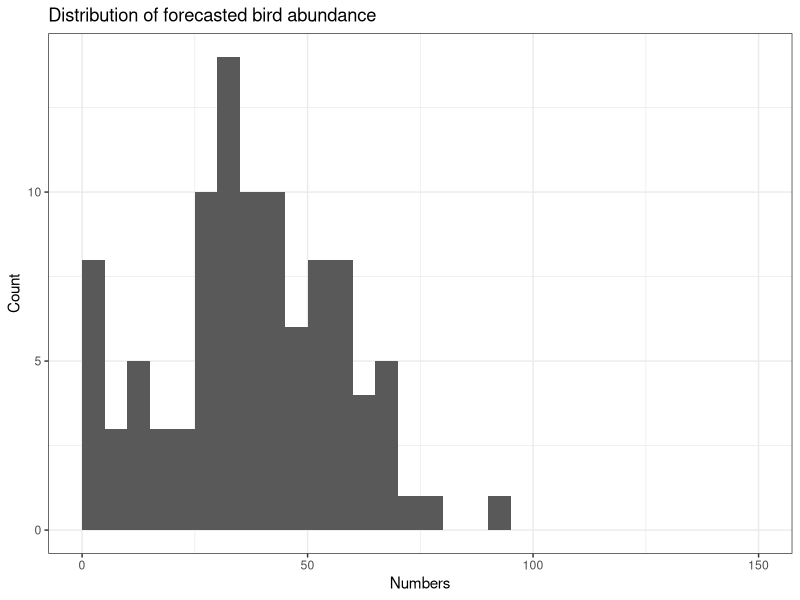
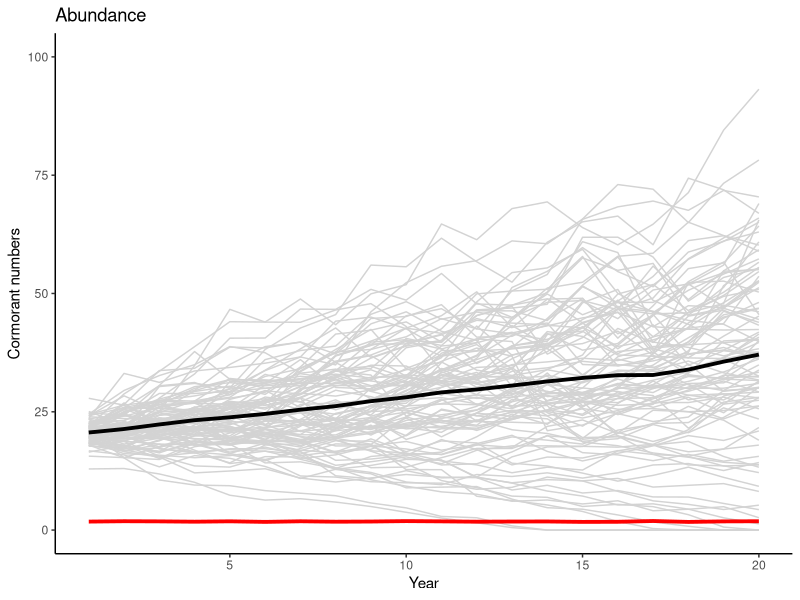
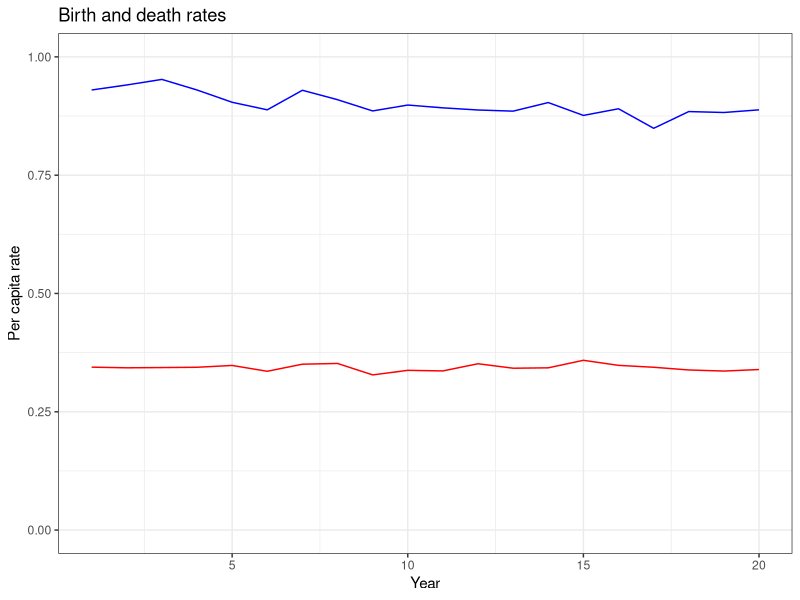
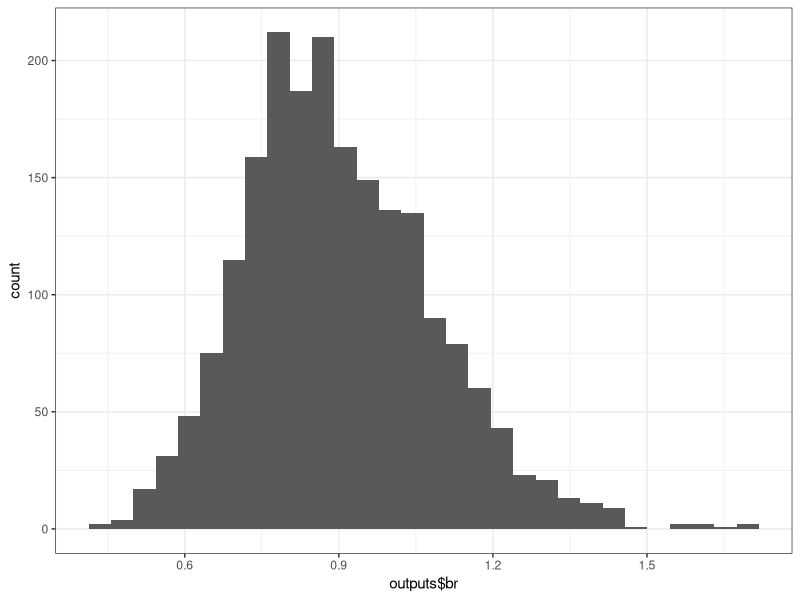

Reproduce these figures in R, in order.
# Use the cormorant model and add:

# 1. stochastic winter severity index using a gamma distribution 
#    simulate death rate as linearly related to winter severity
# 2. lognormally distributed stochastic variation in birth rate, same as earlier
# 3. normal distribution of cull levels, same as assignment 3.2

# Set an objective for controlled abundance level and determine the largest 
# target cull amount that meets the objective 90% of the time.

# Use 20 year simulations
# Record the final abundance
# Set a target based on the lower 20th percentile of final abundance
# Calculate the variance in this value among replicate simulations
# Estimate a target number of simulations to get an estimate of the 20th percentile that is +/- 10%

library(ggplot2)

# Simulation controls
nsims <- 100
nyears <- 20
simyears <- nsims * nyears

# Define variables for processes
# Birth rate
a <- 1
b <- .0046
br_sd <- .2

# Death rate
# Gamma with mean ~ 6, variance ~ 18, 90% between 1 and 14
g_shape <- 2  # gamma shape
g_scale <- 3  # gamma scale
ws_slope <- .0154  # winter severity slope
ws_int <- .25    # winter severity intercept

# Harvest
hm <- 1.8  # average harvest or culling rate (1000s)
hsd <- .4 * hm # standard deviation of harvest: cv = .4

# Assignment 3.4 - Part 3
# Calculate variance of the objective proportion
nsamp <- 30
metric <- numeric(nsamp)
for (ivar in 1:nsamp) {
  
# Set up a data frame for time series of numbers and rates for each replicate simulation
birds_over_time <- numeric(simyears) # 100 years x 100 replicates
harvest <- numeric(simyears)
years <- numeric(simyears)
reps <- numeric(simyears)
br <- numeric(simyears)
dr <- numeric(simyears)
outputs <- data.frame(reps,years,birds_over_time,harvest,br,dr)
df_counter <- 1 # initial row for data frame


# Start a loop over replicate simulations
for (sims in 1:nsims) {
  
  # Re-establish starting values for each replicate simulation
  birds <- 20
  
  # Start the main simulation loop over time
  for (i in 1:nyears) {   # we will run the model for 100 time steps
    
    # Calculate the birth and death rates according to our dynamic processes
    # births per female is gamma dist around Ricker (density dependent) average
    br_dev <- rnorm(1,0,br_sd)  # .2 = sqrt(.04)
    births_per_female <- a * exp(-b * birds + br_dev) # add lognormal error
    
    # deaths per capita depend winter severity
    wint_sev <- rgamma(1,shape=g_shape,scale=g_scale)
    deaths_per_capita <- ws_int + ws_slope * wint_sev
    
    # Convert rates to actual numbers
    births <- births_per_female * birds / 2  # divide by 2 because per female
    deaths <- deaths_per_capita * birds
    harvest <- rnorm(1,hm,hsd)  # normally distributed harvest variation
    
    # Apply the tautology
    birds <- birds + births - deaths - harvest
    if (birds < 0) birds <- 0
    
    # Add a row to the output data frame
    outputs[df_counter,] <- c(sims,i,birds,harvest,births_per_female,
                              deaths_per_capita)
    df_counter <- df_counter + 1
    #close the time loop
  }
  #close the replicate simulation loop
}

# Management objective: 20th quantile is greater than xx
lastyear <- subset(outputs,outputs$years==nyears)
metric[ivar] <- quantile(lastyear$birds_over_time,probs=c(.2))

# Next sample
}
# Get var and CV
v_metric <- var(metric)
m_metric <- mean(metric)
cv_metric <- sqrt(v_metric)/m_metric
# Confidence interval
upper_ci <- m_metric+1.96*sqrt(v_metric/nsamp)
lower_ci <- m_metric-1.96*sqrt(v_metric/nsamp)
(upper_ci - m_metric)/m_metric
# sample requirement: # of samples of nsims x nyears simulations
n_req <- ((1.96/.05)*cv_metric)^2




breaks <- seq(0,150,5)  # define bins for histogram using "breaks"
Dist_plot <- ggplot() +
  geom_histogram(mapping = aes(x=lastyear$birds_over_time),
                 breaks=breaks) +
  labs(title="Distribution of forecasted bird abundance",
       x="Numbers",
       y="Count") +
  theme_bw()
plot(Dist_plot)

# For 100 simulation replicates
# A cull amount of 1.8 (1,800 birds) gives a "prop_low" value that is less than .1
# at least, most of the time

# calculate the mean across simulations
avg_birds <- as.numeric(by(outputs$birds, outputs$years, FUN=mean))
avg_harvest <- as.numeric(by(outputs$harvest, outputs$years, FUN=mean))
avg_br <- as.numeric(by(outputs$br, outputs$years, FUN=mean))
avg_dr <- as.numeric(by(outputs$dr, outputs$years, FUN=mean))


# Plot the results - ggplot version
x <- seq(from=1,to=nyears)
Number_plot <- ggplot() +
  geom_line(mapping=aes(x=outputs$years,y=outputs$birds_over_time, group=outputs$reps),
            color = 'lightgrey') +
  geom_line(mapping=aes(x=x, y=avg_birds),
            color='black', size=1.3) +
  geom_line(mapping=aes(x=x, y=avg_harvest),
            color='red', size=1.3) +
  labs(title = "Abundance",
       x = "Year",
       y = "Cormorant numbers") +
  coord_cartesian(ylim=c(0,100)) +
  theme_classic()
plot(Number_plot)

Rate_plot <- ggplot() +
  geom_line(mapping=aes(x=x,y=avg_br),
            color='blue') +
  geom_line(mapping=aes(x=x,y=avg_dr),
            color="red") +
  labs(title = "Birth and death rates",
       x="Year",
       y="Per capita rate") +
  coord_cartesian(ylim=c(0,1)) +
  theme_bw()
plot(Rate_plot)

Birth_var <- ggplot() +
  geom_histogram(mapping=aes(x=outputs$br)) +
  theme_bw()
Birth_var
